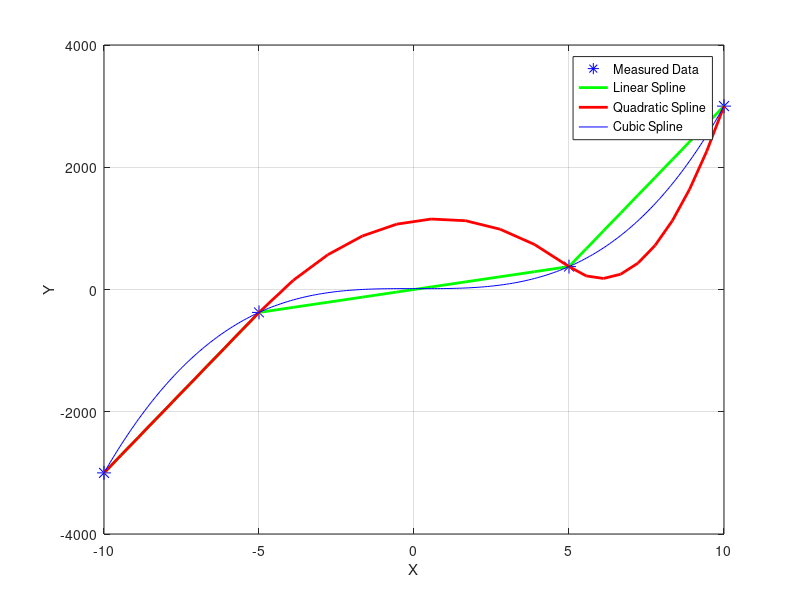

Write MATLAB code to recreate this figure.
clear
clc
close all
X = ([-10,-5,5,10])';
Y = 3*X.^3;% + rand(length(X),1);

fig = figure();
set(fig,'color','white')
set(gca,'FontSize',18)
p0 = plot(X,Y,'b*','MarkerSize',10);
xlabel('X')
ylabel('Y')
grid on
hold on

%%%Linear Splines
for idx = 1:length(X)-1
   m = (Y(idx+1)-Y(idx) )/(X(idx+1)-X(idx));
   xspline = linspace(X(idx),X(idx+1),10);
   yspline = m*(xspline-X(idx)) + Y(idx);
   p1 = plot(xspline,yspline,'g-','LineWidth',2);
end

%%%Quadratic Splines
N = length(X);
n = N-1;

%%%%Create H0 = [2*(n-1) x 3*n]
H0 = zeros(2*n-2,3*n);
K0 = zeros(2*n-2,1);
for idx = 1:(n-1)
    col = idx;
    row = 2*(idx-1)+1;
    H0(row,col) = X(idx+1)^2;
    H0(row+1,col+1) = X(idx+1)^2;
    H0(row,n+col) = X(idx+1);
    H0(row+1,n+col+1) = X(idx+1);
    H0(row,2*n+col) = 1;
    H0(row+1,2*n+col+1) = 1;
    K0(row) = Y(idx+1);
    K0(row+1) = Y(idx+1);
end

%%%Create H1 = [n-1 x 3*n];
H1 = zeros(n-1,3*n);
for idx = 1:n-1
    H1(idx,idx) = 2*X(idx+1);
    H1(idx,idx+1) = -2*X(idx+1);
    H1(idx,n+idx) = 1;
    H1(idx,n+idx+1) = -1;
end
%%%Create HE
HE = zeros(2,3*n);
HE(1,1) = X(1)^2;
HE(1,n+1) = X(1);
HE(1,2*n+1) = 1;
HE(2,n) = X(end)^2;
HE(2,2*n) = X(end);
HE(2,end) = 1;

%%%Compute H
H = [H0;H1;HE];
[r,c] = size(H);

%%%Compute K
K = zeros(r,1);
K(1:(2*(n-1))) = K0;
K(end-1) = Y(1);
K(end) = Y(end);

%%%Assume now that a1 = 0
H = H(:,2:end);

coeffs = inv(H)*K;

%%%Get all your A's,B's, and C's
A = [0;coeffs(1:n-1)];
B = coeffs(n:2*n-1);
C = coeffs(2*n:end);

%%%%Plot the results
for idx = 1:n
    xspline = linspace(X(idx),X(idx+1),10);
    yspline = A(idx)*xspline.^2 + B(idx)*xspline + C(idx);
    p2 = plot(xspline,yspline,'r-','LineWidth',2);
end

%%%%%Cubic Splines
N = length(Y);
Num_eqns = N-1;
Unknowns = 4*Num_eqns;

%%%Create the Y vector
B = zeros(2*(N-2)+2 + (N-2) + (N-2) + 2,1);

%%%Creating H0 - This ensures that the spline passed through all data points
Num_row = 2*(N-2) + 2;
H0 = zeros(Num_row,Unknowns);
for idx = 1:(Num_row/2)
  col = ((idx-1)*4+1);
  row = (idx-1)*2 + 1;
  for jdx = col:(col+3)
    H0(row,jdx) = X(idx)^(3-jdx+col);
    H0(row+1,jdx) = X(idx+1)^(3-jdx+col);
  end
  B(row,1) = Y(idx);
  B(row+1,1) = Y(idx+1);
end

%%%Creating H1 - this ensures that all first derivatives are the same
H1 = zeros(N-2,Unknowns);
for idx = 2:(N-1)
  col = 1 + (idx-2)*4;
  H1(idx-1,col) = 3*X(idx)^2;
  H1(idx-1,col+1) = 2*X(idx);
  H1(idx-1,col+2) = 1;
  H1(idx-1,col+3) = 0;
  H1(idx-1,col+4) = -3*X(idx)^2;
  H1(idx-1,col+5) = -2*X(idx);
  H1(idx-1,col+6) = -1;
  H1(idx-1,col+7) = 0;
end

%%%Create H2 - This ensures that all second derivatives are the same
H2 = 0*H1;
for idx = 2:(N-1)
  col = 1 + (idx-2)*4;
  H2(idx-1,col) = 6*X(idx);
  H2(idx-1,col+1) = 2;
  H2(idx-1,col+2) = 0;
  H2(idx-1,col+3) = 0;
  H2(idx-1,col+4) = -6*X(idx);
  H2(idx-1,col+5) = -2;
  H2(idx-1,col+6) = 0;
  H2(idx-1,col+7) = 0;
end

%%%This ensures that the second derivative at the endpoints must be zero
Hepts = zeros(2,Unknowns);
%%%1st end point
Hepts(1,1) = 6*X(1);
Hepts(1,2) = 2*X(1);
Hepts(1,3) = 1;
Hepts(2,end) = 1;
Hepts(2,end-1) = 2*X(end);
Hepts(2,end-2) = 6*X(end);

%%%stack everything together
H = [H0;H1;H2;Hepts];

%%%Solve for coefficients
ABCs = inv(H)*B;

for idx = 1:Num_eqns
  row = 1 + (idx-1)*4;
  a = ABCs(row);
  b = ABCs(row+1);
  c = ABCs(row+2);
  d = ABCs(row+3);
  xspline = linspace(X(idx),X(idx+1),100);
  yspline = a*xspline.^3 + b*xspline.^2 + c*xspline + d;
  p3 = plot(xspline,yspline,'b-');
end

legend([p0 p1 p2 p3],'Measured Data','Linear Spline','Quadratic Spline','Cubic Spline')
